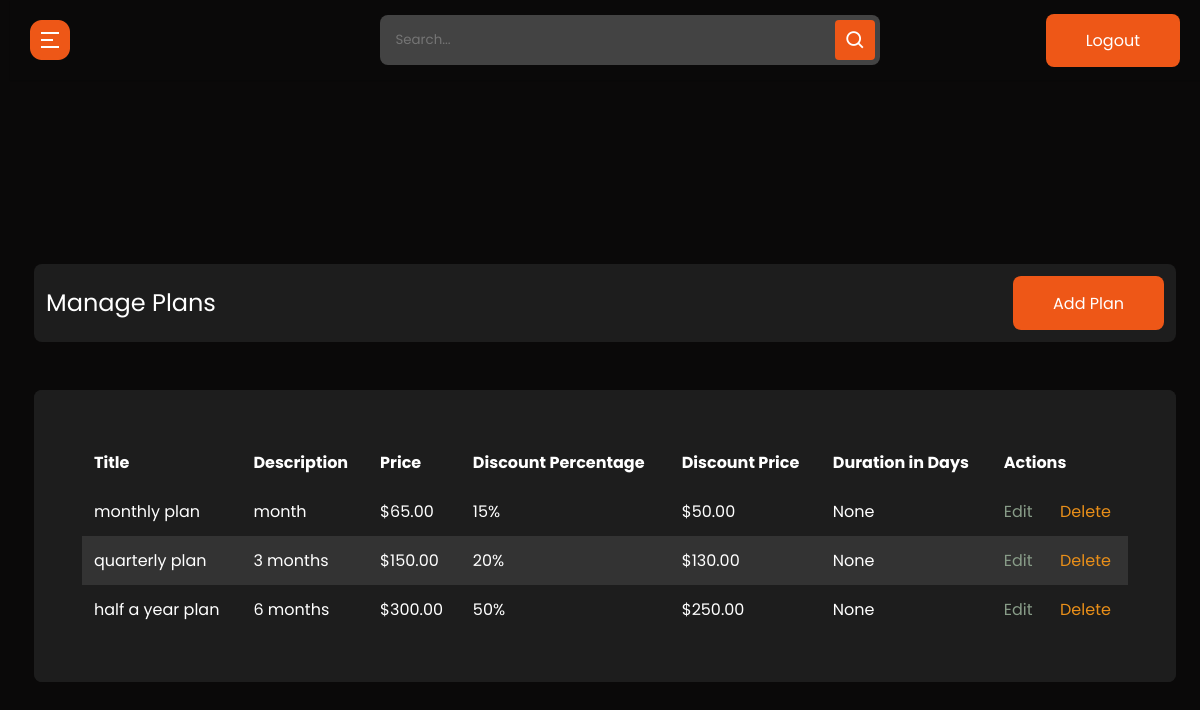
The app's page /plan-lists (signed in) with its own data.
### cms/models.py (models this page shows, shortened)
class Plan(models.Model):
    title = models.CharField(max_length=90, choices=plans_helper.main_plans)
    slug = models.SlugField(unique=False, null=True, blank=True)
    desc = models.TextField()
    price = models.DecimalField(max_digits=10, decimal_places=2)
    discount_price = models.DecimalField(max_digits=10, decimal_places=2)
    discount_percentage = models.IntegerField(default=0)
    duration_in_days = models.IntegerField(null=True)
    created_on = models.DateTimeField(auto_now_add=True)
    class Meta:
        ordering = ("created_on",)

### cms/decorators.py (the view)
        def wrapper_func(request, *args, **kwargs):
            group = None
            if request.user.groups.exists():
                group = request.user.groups.all()[0].name
            if group in allowed_roles:
                return view_func(request, *args, **kwargs)
            else:
                return redirect("unauthorized-page")

### cms/views.py (called while the page is built)
@login_required(login_url='admin-login')
@allowed_user(allowed_roles=['admin'])
@admin_only
def admin_plan_list(request):
    template_name = "cms/admin-plan/index.html"
    plans = Plan.objects.all()
    context = {"plans":plans}
    return render(request, template_name, context)

### cms/templates/cms/admin-plan/index.html
{% extends 'admin_base.html' %}
{% load static %}
{% block content %}
  <section class="panel-section" style=margin-top:-700px>
    <div class="panel-content">
      <div class="page-wrapper admin-wrapper">
        <section class="alt-nav">
            <h4>Manage Plans</h4>
            <a href="{% url 'admin-create-plan' %}" class="btn">Add Plan</a>
        </section>
        <div class="content-container">
          <section class="trade-table">
              <table>
                <thead>
                  <tr>
                    <th scope="col">Title</th>
                    <th scope="col">Description</th>
                    <th scope="col">Price</th>
                    <th scope="col">Discount Percentage</th>
                    <th scope="col">Discount Price</th>
                    <th scope="col">Duration in Days</th>
                    <th scope="col" colspan="3">Actions</th>
                  </tr>
                </thead>
                <tbody>
                  {% for plan in plans %}
                    <tr>
                      <td data-label="S/N">{{plan.title}}</td>
                      <td data-label="Product Name">{{plan.desc}}</td>
                      <td data-label="Product Name">${{plan.price}}</td>
                      <td data-label="Price">{{ plan.discount_percentage}}%</td>
                      <td data-label="Price">${{ plan.discount_price}}</td>
                      <td data-label="Price">{{ plan.duration_in_days}}</td>
                      <td data-label="Action"><a href="{% url 'admin-update-plan' plan.slug %}" class="edit">Edit</a></td>
                      <td><a style="color: rgb(233, 143, 25);" href="{% url 'admin-delete-plan' plan.slug %}" class="delete">Delete</a></td>
                    </tr>
                  {% endfor %}
                </tbody>
              </table>
          </section>
        </div>
      </div>
    </div>
  </section>
{% endblock content %}

### static/css/style.css (style rules this page uses)
html { scroll-behavior: smooth; }
* { margin: 0; padding: 0; -webkit-box-sizing: border-box; box-sizing: border-box; }
body { font-family: "Poppins", sans-serif; background-color: #0a0909; color: #fff; max-width: 1440px; margin: auto; }
.page-wrapper { padding: 0 24px; }
h4 { font-size: clamp(20px, 3vw, 24px); }
h2, h4, h5 { line-height: 1.2; }
a { text-decoration: none; color: #fff; }
.btn { padding: 15px 40px; border: 0px; border-radius: 8px; background-color: #ee5717; font-family: "Poppins", sans-serif; -webkit-transition: 0.3s; transition: 0.3s; height: 54px; width: auto; }
a.btn { text-decoration: none; color: #fff; }
.trade-table { width: 90%; background-color: #1d1d1d; margin: auto; margin-top: 48px; border-radius: 8px; padding: 48px; }
.trade-table table { border-collapse: collapse; width: 100%; }
.trade-table table thead { font-weight: 500; }
.trade-table table td, .trade-table table th { text-align: left; padding: 12px; }
.trade-table table th { background-color: #1d1d1d; }
.trade-table table tr:nth-child(even) { background-color: #333333; border-radius: 8px; }
section.alt-nav { margin-top: 60px; }

### static/css/admin.css (style rules this page uses)
* { font-family: "Poppins", sans-serif; }
.edit { color: #889c88; -webkit-transition: 0.3s; transition: 0.3s; }
.delete { color: #F83A3A; -webkit-transition: 0.3s; transition: 0.3s; }
.alt-nav { width: 100%; display: -webkit-box; display: -ms-flexbox; display: flex; -webkit-box-pack: justify; -ms-flex-pack: justify; justify-content: space-between; -webkit-box-align: center; -ms-flex-align: center; align-items: center; padding: 12px; background-color: #1D1D1D; border-radius: 8px; margin-top: 24px; }
.alt-nav h4 { font-weight: 400; }
.trade-table { width: 100%; }
.trade-table thead { font-weight: normal; }
.trade-table tbody { font-weight: 400; }
.content-container { background-color: #1D1D1D; margin: 48px 0; border-radius: 8px; }

### static/css/sidebar.css (style rules this page uses)
.panel-section { position: relative; min-height: 100vh; width: calc(100% - 240px); left: 240px; transition: all 0.5s ease; }
.panel-section .panel-content { position: relative; padding-top: 104px; }
@media (max-width: 1240px) { .panel-section { width: calc(100% - 10px); left: 10px; } }

### records on screen
Plan: title "monthly plan", desc "month", price "65.00", discount_percentage "15", discount_price "50.00", duration_in_days "None"
Plan: title "quarterly plan", desc "3 months", price "150.00", discount_percentage "20", discount_price "130.00", duration_in_days "None"
Plan: title "half a year plan", desc "6 months", price "300.00", discount_percentage "50", discount_price "250.00", duration_in_days "None"
